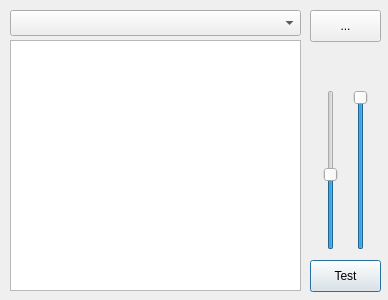
<?xml version="1.0" encoding="UTF-8"?>
<ui version="4.0">
 <class>CSF2PlayerForm</class>
 <widget class="QDialog" name="CSF2PlayerForm">
  <property name="geometry">
   <rect>
    <x>0</x>
    <y>0</y>
    <width>388</width>
    <height>300</height>
   </rect>
  </property>
  <property name="windowTitle">
   <string>Dialog</string>
  </property>
  <widget class="QListWidget" name="PresetList">
   <property name="geometry">
    <rect>
     <x>10</x>
     <y>40</y>
     <width>291</width>
     <height>251</height>
    </rect>
   </property>
  </widget>
  <widget class="QSlider" name="PitchSlider">
   <property name="geometry">
    <rect>
     <x>320</x>
     <y>90</y>
     <width>22</width>
     <height>160</height>
    </rect>
   </property>
   <property name="minimum">
    <number>1</number>
   </property>
   <property name="maximum">
    <number>127</number>
   </property>
   <property name="sliderPosition">
    <number>60</number>
   </property>
   <property name="orientation">
    <enum>Qt::Vertical</enum>
   </property>
  </widget>
  <widget class="QSlider" name="VolSlider">
   <property name="geometry">
    <rect>
     <x>350</x>
     <y>90</y>
     <width>22</width>
     <height>160</height>
    </rect>
   </property>
   <property name="maximum">
    <number>127</number>
   </property>
   <property name="sliderPosition">
    <number>127</number>
   </property>
   <property name="orientation">
    <enum>Qt::Vertical</enum>
   </property>
  </widget>
  <widget class="QPushButton" name="TestButton">
   <property name="geometry">
    <rect>
     <x>310</x>
     <y>260</y>
     <width>71</width>
     <height>32</height>
    </rect>
   </property>
   <property name="text">
    <string>Test</string>
   </property>
  </widget>
  <widget class="QPushButton" name="LoadButton">
   <property name="geometry">
    <rect>
     <x>310</x>
     <y>10</y>
     <width>71</width>
     <height>32</height>
    </rect>
   </property>
   <property name="text">
    <string>...</string>
   </property>
  </widget>
  <widget class="QComboBox" name="BankList">
   <property name="geometry">
    <rect>
     <x>10</x>
     <y>10</y>
     <width>291</width>
     <height>26</height>
    </rect>
   </property>
  </widget>
 </widget>
 <resources/>
 <connections/>
</ui>
